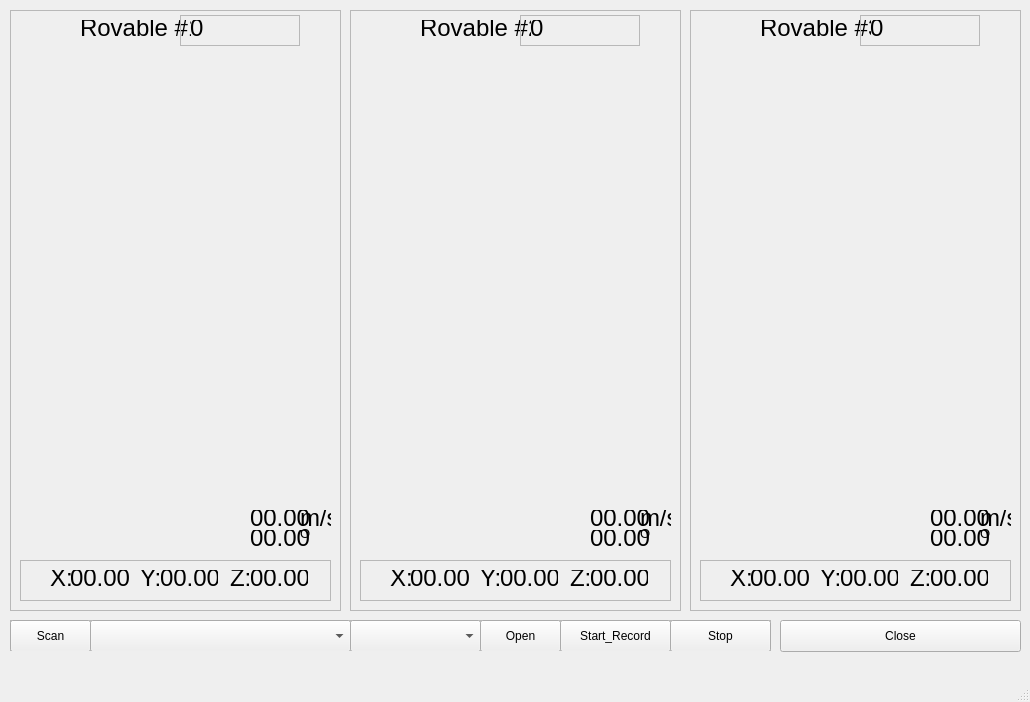
<?xml version="1.0" encoding="UTF-8"?>
<ui version="4.0">
 <class>mainWindow</class>
 <widget class="QMainWindow" name="mainWindow">
  <property name="geometry">
   <rect>
    <x>0</x>
    <y>0</y>
    <width>1030</width>
    <height>702</height>
   </rect>
  </property>
  <property name="windowTitle">
   <string>MainWindow</string>
  </property>
  <widget class="QWidget" name="centralwidget">
   <widget class="QPushButton" name="close_btn">
    <property name="geometry">
     <rect>
      <x>780</x>
      <y>620</y>
      <width>241</width>
      <height>32</height>
     </rect>
    </property>
    <property name="text">
     <string>Close</string>
    </property>
   </widget>
   <widget class="QFrame" name="frame">
    <property name="geometry">
     <rect>
      <x>10</x>
      <y>10</y>
      <width>331</width>
      <height>601</height>
     </rect>
    </property>
    <property name="frameShape">
     <enum>QFrame::StyledPanel</enum>
    </property>
    <property name="frameShadow">
     <enum>QFrame::Raised</enum>
    </property>
    <widget class="QLabel" name="label_6">
     <property name="geometry">
      <rect>
       <x>70</x>
       <y>10</y>
       <width>111</width>
       <height>16</height>
      </rect>
     </property>
     <property name="font">
      <font>
       <pointsize>18</pointsize>
      </font>
     </property>
     <property name="text">
      <string>Rovable #1</string>
     </property>
    </widget>
    <widget class="QFrame" name="frame_8">
     <property name="geometry">
      <rect>
       <x>170</x>
       <y>5</y>
       <width>120</width>
       <height>31</height>
      </rect>
     </property>
     <property name="frameShape">
      <enum>QFrame::StyledPanel</enum>
     </property>
     <property name="frameShadow">
      <enum>QFrame::Raised</enum>
     </property>
     <widget class="QLabel" name="frame1">
      <property name="geometry">
       <rect>
        <x>10</x>
        <y>5</y>
        <width>101</width>
        <height>16</height>
       </rect>
      </property>
      <property name="font">
       <font>
        <pointsize>18</pointsize>
       </font>
      </property>
      <property name="text">
       <string>0</string>
      </property>
     </widget>
    </widget>
    <widget class="QFrame" name="frame_4">
     <property name="geometry">
      <rect>
       <x>10</x>
       <y>550</y>
       <width>311</width>
       <height>41</height>
      </rect>
     </property>
     <property name="frameShape">
      <enum>QFrame::StyledPanel</enum>
     </property>
     <property name="frameShadow">
      <enum>QFrame::Raised</enum>
     </property>
     <widget class="QLabel" name="label">
      <property name="geometry">
       <rect>
        <x>30</x>
        <y>10</y>
        <width>31</width>
        <height>16</height>
       </rect>
      </property>
      <property name="font">
       <font>
        <pointsize>18</pointsize>
       </font>
      </property>
      <property name="text">
       <string>X:</string>
      </property>
     </widget>
     <widget class="QLabel" name="accelx1">
      <property name="geometry">
       <rect>
        <x>50</x>
        <y>10</y>
        <width>61</width>
        <height>16</height>
       </rect>
      </property>
      <property name="font">
       <font>
        <pointsize>18</pointsize>
       </font>
      </property>
      <property name="text">
       <string>00.00</string>
      </property>
     </widget>
     <widget class="QLabel" name="label_23">
      <property name="geometry">
       <rect>
        <x>120</x>
        <y>10</y>
        <width>21</width>
        <height>16</height>
       </rect>
      </property>
      <property name="font">
       <font>
        <pointsize>18</pointsize>
       </font>
      </property>
      <property name="text">
       <string>Y:</string>
      </property>
     </widget>
     <widget class="QLabel" name="accely1">
      <property name="geometry">
       <rect>
        <x>140</x>
        <y>10</y>
        <width>58</width>
        <height>16</height>
       </rect>
      </property>
      <property name="font">
       <font>
        <pointsize>18</pointsize>
       </font>
      </property>
      <property name="text">
       <string>00.00</string>
      </property>
     </widget>
     <widget class="QLabel" name="label_25">
      <property name="geometry">
       <rect>
        <x>210</x>
        <y>10</y>
        <width>21</width>
        <height>16</height>
       </rect>
      </property>
      <property name="font">
       <font>
        <pointsize>18</pointsize>
       </font>
      </property>
      <property name="text">
       <string>Z:</string>
      </property>
     </widget>
     <widget class="QLabel" name="accelz1">
      <property name="geometry">
       <rect>
        <x>230</x>
        <y>10</y>
        <width>58</width>
        <height>16</height>
       </rect>
      </property>
      <property name="font">
       <font>
        <pointsize>18</pointsize>
       </font>
      </property>
      <property name="text">
       <string>00.00</string>
      </property>
     </widget>
    </widget>
    <widget class="QWidget" name="track1" native="true">
     <property name="geometry">
      <rect>
       <x>10</x>
       <y>40</y>
       <width>311</width>
       <height>501</height>
      </rect>
     </property>
     <widget class="QLabel" name="speed1">
      <property name="geometry">
       <rect>
        <x>230</x>
        <y>460</y>
        <width>71</width>
        <height>16</height>
       </rect>
      </property>
      <property name="font">
       <font>
        <pointsize>18</pointsize>
       </font>
      </property>
      <property name="text">
       <string>00.00</string>
      </property>
     </widget>
     <widget class="QLabel" name="heading1">
      <property name="geometry">
       <rect>
        <x>230</x>
        <y>480</y>
        <width>71</width>
        <height>16</height>
       </rect>
      </property>
      <property name="font">
       <font>
        <pointsize>18</pointsize>
       </font>
      </property>
      <property name="text">
       <string>00.00</string>
      </property>
     </widget>
     <widget class="QLabel" name="label_17">
      <property name="geometry">
       <rect>
        <x>280</x>
        <y>460</y>
        <width>31</width>
        <height>16</height>
       </rect>
      </property>
      <property name="font">
       <font>
        <pointsize>18</pointsize>
       </font>
      </property>
      <property name="text">
       <string>m/s</string>
      </property>
     </widget>
     <widget class="QLabel" name="label_18">
      <property name="geometry">
       <rect>
        <x>280</x>
        <y>475</y>
        <width>31</width>
        <height>16</height>
       </rect>
      </property>
      <property name="font">
       <font>
        <pointsize>10</pointsize>
       </font>
      </property>
      <property name="text">
       <string>O</string>
      </property>
     </widget>
    </widget>
   </widget>
   <widget class="QFrame" name="frame_7">
    <property name="geometry">
     <rect>
      <x>10</x>
      <y>620</y>
      <width>761</width>
      <height>31</height>
     </rect>
    </property>
    <property name="frameShape">
     <enum>QFrame::StyledPanel</enum>
    </property>
    <property name="frameShadow">
     <enum>QFrame::Raised</enum>
    </property>
    <widget class="QPushButton" name="scan_btn">
     <property name="geometry">
      <rect>
       <x>0</x>
       <y>0</y>
       <width>81</width>
       <height>32</height>
      </rect>
     </property>
     <property name="text">
      <string>Scan</string>
     </property>
    </widget>
    <widget class="QComboBox" name="serial_comboBox">
     <property name="geometry">
      <rect>
       <x>80</x>
       <y>0</y>
       <width>261</width>
       <height>32</height>
      </rect>
     </property>
    </widget>
    <widget class="QComboBox" name="speed_comboBox">
     <property name="geometry">
      <rect>
       <x>340</x>
       <y>0</y>
       <width>131</width>
       <height>32</height>
      </rect>
     </property>
    </widget>
    <widget class="QPushButton" name="open_btn">
     <property name="geometry">
      <rect>
       <x>470</x>
       <y>0</y>
       <width>81</width>
       <height>32</height>
      </rect>
     </property>
     <property name="text">
      <string>Open</string>
     </property>
    </widget>
    <widget class="QPushButton" name="start_btn">
     <property name="geometry">
      <rect>
       <x>550</x>
       <y>0</y>
       <width>111</width>
       <height>32</height>
      </rect>
     </property>
     <property name="text">
      <string>Start_Record</string>
     </property>
    </widget>
    <widget class="QPushButton" name="stop_btn">
     <property name="geometry">
      <rect>
       <x>660</x>
       <y>0</y>
       <width>101</width>
       <height>32</height>
      </rect>
     </property>
     <property name="text">
      <string>Stop</string>
     </property>
    </widget>
   </widget>
   <widget class="QFrame" name="frame_2">
    <property name="geometry">
     <rect>
      <x>350</x>
      <y>10</y>
      <width>331</width>
      <height>601</height>
     </rect>
    </property>
    <property name="frameShape">
     <enum>QFrame::StyledPanel</enum>
    </property>
    <property name="frameShadow">
     <enum>QFrame::Raised</enum>
    </property>
    <widget class="QLabel" name="label_10">
     <property name="geometry">
      <rect>
       <x>70</x>
       <y>10</y>
       <width>111</width>
       <height>16</height>
      </rect>
     </property>
     <property name="font">
      <font>
       <pointsize>18</pointsize>
      </font>
     </property>
     <property name="text">
      <string>Rovable #2</string>
     </property>
    </widget>
    <widget class="QFrame" name="frame_9">
     <property name="geometry">
      <rect>
       <x>170</x>
       <y>5</y>
       <width>120</width>
       <height>31</height>
      </rect>
     </property>
     <property name="frameShape">
      <enum>QFrame::StyledPanel</enum>
     </property>
     <property name="frameShadow">
      <enum>QFrame::Raised</enum>
     </property>
     <widget class="QLabel" name="frame2">
      <property name="geometry">
       <rect>
        <x>10</x>
        <y>5</y>
        <width>101</width>
        <height>16</height>
       </rect>
      </property>
      <property name="font">
       <font>
        <pointsize>18</pointsize>
       </font>
      </property>
      <property name="text">
       <string>0</string>
      </property>
     </widget>
    </widget>
    <widget class="QFrame" name="frame_5">
     <property name="geometry">
      <rect>
       <x>10</x>
       <y>550</y>
       <width>311</width>
       <height>41</height>
      </rect>
     </property>
     <property name="frameShape">
      <enum>QFrame::StyledPanel</enum>
     </property>
     <property name="frameShadow">
      <enum>QFrame::Raised</enum>
     </property>
     <widget class="QLabel" name="label_2">
      <property name="geometry">
       <rect>
        <x>30</x>
        <y>10</y>
        <width>31</width>
        <height>16</height>
       </rect>
      </property>
      <property name="font">
       <font>
        <pointsize>18</pointsize>
       </font>
      </property>
      <property name="text">
       <string>X:</string>
      </property>
     </widget>
     <widget class="QLabel" name="accelx1_2">
      <property name="geometry">
       <rect>
        <x>50</x>
        <y>10</y>
        <width>61</width>
        <height>16</height>
       </rect>
      </property>
      <property name="font">
       <font>
        <pointsize>18</pointsize>
       </font>
      </property>
      <property name="text">
       <string>00.00</string>
      </property>
     </widget>
     <widget class="QLabel" name="label_24">
      <property name="geometry">
       <rect>
        <x>120</x>
        <y>10</y>
        <width>21</width>
        <height>16</height>
       </rect>
      </property>
      <property name="font">
       <font>
        <pointsize>18</pointsize>
       </font>
      </property>
      <property name="text">
       <string>Y:</string>
      </property>
     </widget>
     <widget class="QLabel" name="accely1_2">
      <property name="geometry">
       <rect>
        <x>140</x>
        <y>10</y>
        <width>58</width>
        <height>16</height>
       </rect>
      </property>
      <property name="font">
       <font>
        <pointsize>18</pointsize>
       </font>
      </property>
      <property name="text">
       <string>00.00</string>
      </property>
     </widget>
     <widget class="QLabel" name="label_26">
      <property name="geometry">
       <rect>
        <x>210</x>
        <y>10</y>
        <width>21</width>
        <height>16</height>
       </rect>
      </property>
      <property name="font">
       <font>
        <pointsize>18</pointsize>
       </font>
      </property>
      <property name="text">
       <string>Z:</string>
      </property>
     </widget>
     <widget class="QLabel" name="accelz1_2">
      <property name="geometry">
       <rect>
        <x>230</x>
        <y>10</y>
        <width>58</width>
        <height>16</height>
       </rect>
      </property>
      <property name="font">
       <font>
        <pointsize>18</pointsize>
       </font>
      </property>
      <property name="text">
       <string>00.00</string>
      </property>
     </widget>
    </widget>
    <widget class="QWidget" name="track2" native="true">
     <property name="geometry">
      <rect>
       <x>10</x>
       <y>40</y>
       <width>311</width>
       <height>501</height>
      </rect>
     </property>
     <widget class="QLabel" name="speed2">
      <property name="geometry">
       <rect>
        <x>230</x>
        <y>460</y>
        <width>71</width>
        <height>16</height>
       </rect>
      </property>
      <property name="font">
       <font>
        <pointsize>18</pointsize>
       </font>
      </property>
      <property name="text">
       <string>00.00</string>
      </property>
     </widget>
     <widget class="QLabel" name="heading2">
      <property name="geometry">
       <rect>
        <x>230</x>
        <y>480</y>
        <width>71</width>
        <height>16</height>
       </rect>
      </property>
      <property name="font">
       <font>
        <pointsize>18</pointsize>
       </font>
      </property>
      <property name="text">
       <string>00.00</string>
      </property>
     </widget>
     <widget class="QLabel" name="label_14">
      <property name="geometry">
       <rect>
        <x>280</x>
        <y>460</y>
        <width>31</width>
        <height>16</height>
       </rect>
      </property>
      <property name="font">
       <font>
        <pointsize>18</pointsize>
       </font>
      </property>
      <property name="text">
       <string>m/s</string>
      </property>
     </widget>
     <widget class="QLabel" name="label_15">
      <property name="geometry">
       <rect>
        <x>280</x>
        <y>475</y>
        <width>31</width>
        <height>16</height>
       </rect>
      </property>
      <property name="font">
       <font>
        <pointsize>10</pointsize>
       </font>
      </property>
      <property name="text">
       <string>O</string>
      </property>
     </widget>
    </widget>
   </widget>
   <widget class="QFrame" name="frame_3">
    <property name="geometry">
     <rect>
      <x>690</x>
      <y>10</y>
      <width>331</width>
      <height>601</height>
     </rect>
    </property>
    <property name="frameShape">
     <enum>QFrame::StyledPanel</enum>
    </property>
    <property name="frameShadow">
     <enum>QFrame::Raised</enum>
    </property>
    <widget class="QLabel" name="label_16">
     <property name="geometry">
      <rect>
       <x>70</x>
       <y>10</y>
       <width>111</width>
       <height>16</height>
      </rect>
     </property>
     <property name="font">
      <font>
       <pointsize>18</pointsize>
      </font>
     </property>
     <property name="text">
      <string>Rovable #3</string>
     </property>
    </widget>
    <widget class="QFrame" name="frame_10">
     <property name="geometry">
      <rect>
       <x>170</x>
       <y>5</y>
       <width>120</width>
       <height>31</height>
      </rect>
     </property>
     <property name="frameShape">
      <enum>QFrame::StyledPanel</enum>
     </property>
     <property name="frameShadow">
      <enum>QFrame::Raised</enum>
     </property>
     <widget class="QLabel" name="frame3">
      <property name="geometry">
       <rect>
        <x>10</x>
        <y>5</y>
        <width>101</width>
        <height>16</height>
       </rect>
      </property>
      <property name="font">
       <font>
        <pointsize>18</pointsize>
       </font>
      </property>
      <property name="text">
       <string>0</string>
      </property>
     </widget>
    </widget>
    <widget class="QFrame" name="frame_6">
     <property name="geometry">
      <rect>
       <x>10</x>
       <y>550</y>
       <width>311</width>
       <height>41</height>
      </rect>
     </property>
     <property name="frameShape">
      <enum>QFrame::StyledPanel</enum>
     </property>
     <property name="frameShadow">
      <enum>QFrame::Raised</enum>
     </property>
     <widget class="QLabel" name="label_3">
      <property name="geometry">
       <rect>
        <x>30</x>
        <y>10</y>
        <width>31</width>
        <height>16</height>
       </rect>
      </property>
      <property name="font">
       <font>
        <pointsize>18</pointsize>
       </font>
      </property>
      <property name="text">
       <string>X:</string>
      </property>
     </widget>
     <widget class="QLabel" name="accelx1_3">
      <property name="geometry">
       <rect>
        <x>50</x>
        <y>10</y>
        <width>61</width>
        <height>16</height>
       </rect>
      </property>
      <property name="font">
       <font>
        <pointsize>18</pointsize>
       </font>
      </property>
      <property name="text">
       <string>00.00</string>
      </property>
     </widget>
     <widget class="QLabel" name="label_27">
      <property name="geometry">
       <rect>
        <x>120</x>
        <y>10</y>
        <width>21</width>
        <height>16</height>
       </rect>
      </property>
      <property name="font">
       <font>
        <pointsize>18</pointsize>
       </font>
      </property>
      <property name="text">
       <string>Y:</string>
      </property>
     </widget>
     <widget class="QLabel" name="accely1_3">
      <property name="geometry">
       <rect>
        <x>140</x>
        <y>10</y>
        <width>58</width>
        <height>16</height>
       </rect>
      </property>
      <property name="font">
       <font>
        <pointsize>18</pointsize>
       </font>
      </property>
      <property name="text">
       <string>00.00</string>
      </property>
     </widget>
     <widget class="QLabel" name="label_28">
      <property name="geometry">
       <rect>
        <x>210</x>
        <y>10</y>
        <width>21</width>
        <height>16</height>
       </rect>
      </property>
      <property name="font">
       <font>
        <pointsize>18</pointsize>
       </font>
      </property>
      <property name="text">
       <string>Z:</string>
      </property>
     </widget>
     <widget class="QLabel" name="accelz1_3">
      <property name="geometry">
       <rect>
        <x>230</x>
        <y>10</y>
        <width>58</width>
        <height>16</height>
       </rect>
      </property>
      <property name="font">
       <font>
        <pointsize>18</pointsize>
       </font>
      </property>
      <property name="text">
       <string>00.00</string>
      </property>
     </widget>
    </widget>
    <widget class="QWidget" name="track3" native="true">
     <property name="geometry">
      <rect>
       <x>10</x>
       <y>40</y>
       <width>311</width>
       <height>501</height>
      </rect>
     </property>
     <widget class="QLabel" name="speed3">
      <property name="geometry">
       <rect>
        <x>230</x>
        <y>460</y>
        <width>71</width>
        <height>16</height>
       </rect>
      </property>
      <property name="font">
       <font>
        <pointsize>18</pointsize>
       </font>
      </property>
      <property name="text">
       <string>00.00</string>
      </property>
     </widget>
     <widget class="QLabel" name="h">
      <property name="geometry">
       <rect>
        <x>230</x>
        <y>480</y>
        <width>71</width>
        <height>16</height>
       </rect>
      </property>
      <property name="font">
       <font>
        <pointsize>18</pointsize>
       </font>
      </property>
      <property name="text">
       <string>00.00</string>
      </property>
     </widget>
     <widget class="QLabel" name="label_19">
      <property name="geometry">
       <rect>
        <x>280</x>
        <y>460</y>
        <width>31</width>
        <height>16</height>
       </rect>
      </property>
      <property name="font">
       <font>
        <pointsize>18</pointsize>
       </font>
      </property>
      <property name="text">
       <string>m/s</string>
      </property>
     </widget>
     <widget class="QLabel" name="label_20">
      <property name="geometry">
       <rect>
        <x>280</x>
        <y>475</y>
        <width>31</width>
        <height>16</height>
       </rect>
      </property>
      <property name="font">
       <font>
        <pointsize>10</pointsize>
       </font>
      </property>
      <property name="text">
       <string>O</string>
      </property>
     </widget>
    </widget>
   </widget>
  </widget>
  <widget class="QMenuBar" name="menubar">
   <property name="geometry">
    <rect>
     <x>0</x>
     <y>0</y>
     <width>1030</width>
     <height>22</height>
    </rect>
   </property>
  </widget>
  <widget class="QStatusBar" name="statusbar"/>
 </widget>
 <resources/>
 <connections/>
</ui>
